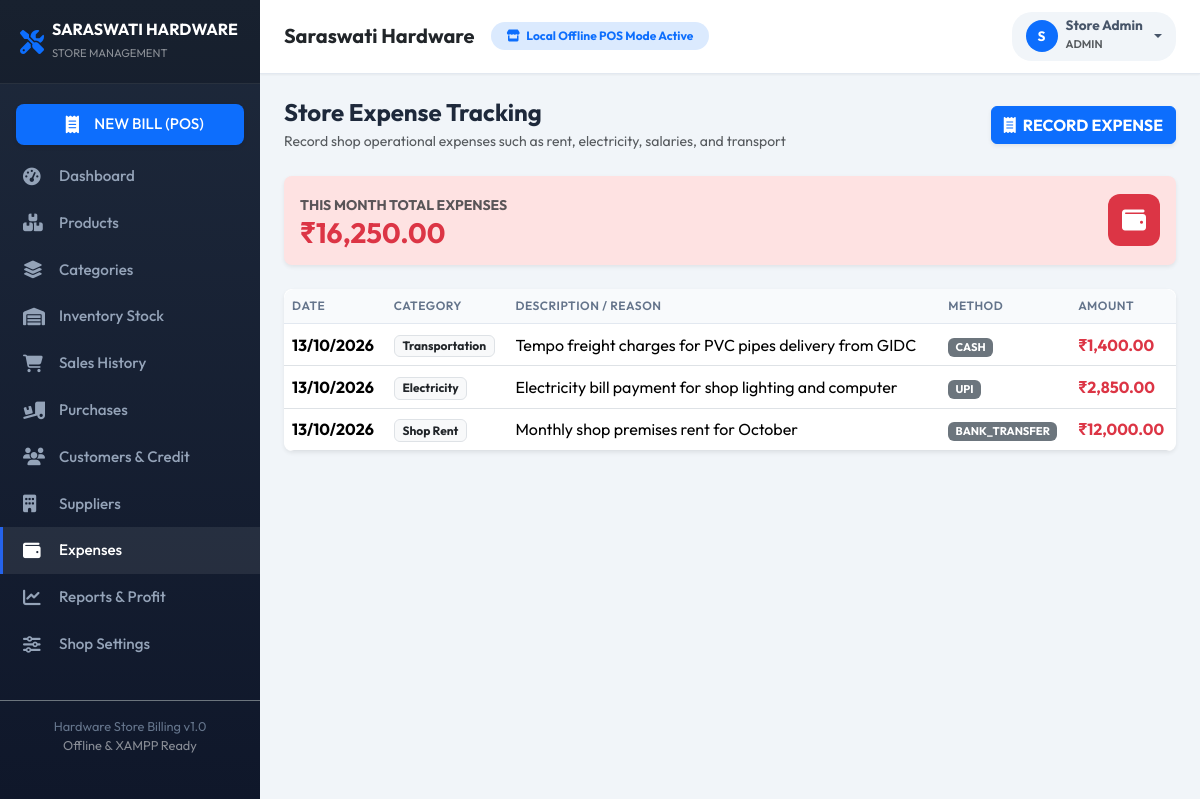
The app's page /admin/expenses.php (signed in), older data.
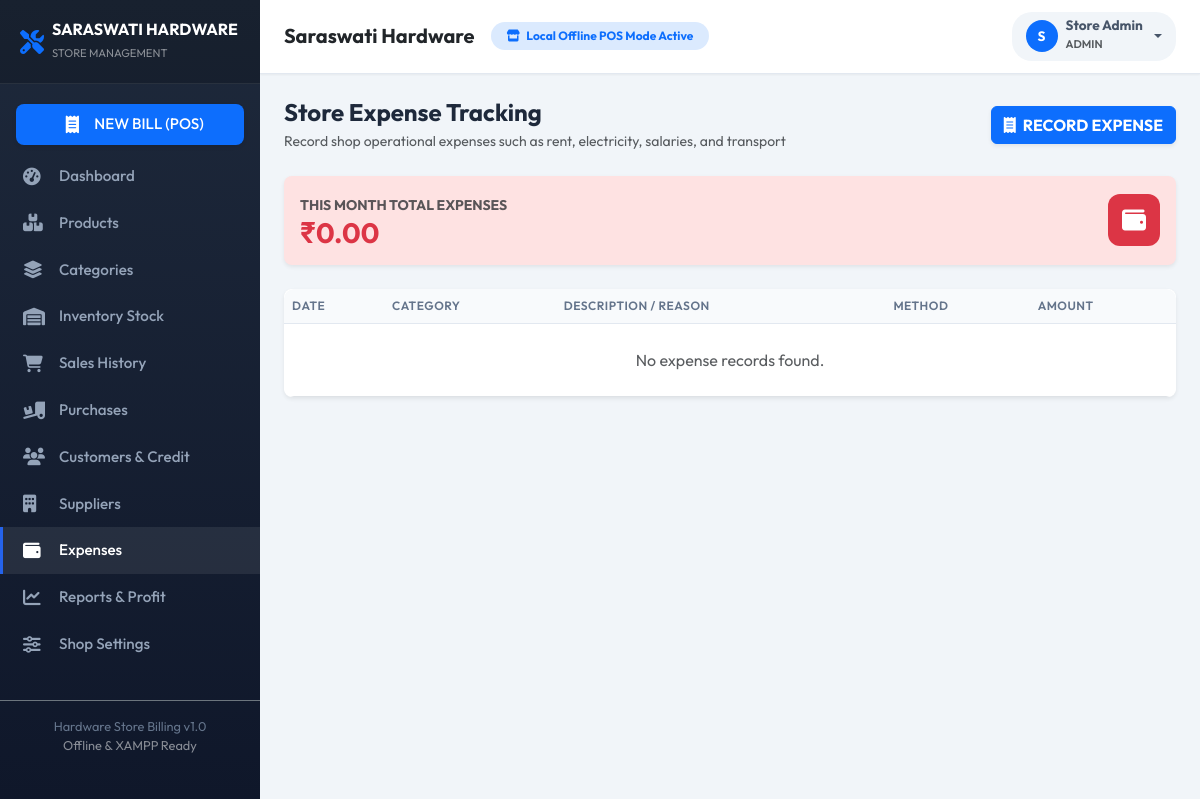
The same page, newer data.
### tables this page shows
CREATE TABLE IF NOT EXISTS `expenses` (
  `id` INT AUTO_INCREMENT PRIMARY KEY,
  `category` VARCHAR(100) NOT NULL,
  `description` TEXT NOT NULL,
  `amount` DECIMAL(10,2) NOT NULL,
  `expense_date` DATE NOT NULL,
  `payment_method` ENUM('cash', 'upi', 'card', 'bank_transfer') NOT NULL DEFAULT 'cash',
  `notes` TEXT DEFAULT NULL,
  `created_at` DATETIME DEFAULT CURRENT_TIMESTAMP
);

### config/database.php (called while the page is built, shortened)
<?php
function sanitize($data) {
    return htmlspecialchars(trim($data), ENT_QUOTES, 'UTF-8');
}

### admin/expenses.php (the view, shortened to what this page needs)
<?php
require_once __DIR__ . '/../includes/header.php';
require_once __DIR__ . '/../includes/sidebar.php';
$db = get_db();
$expenses = $db->query("SELECT * FROM expenses ORDER BY expense_date DESC, id DESC")->fetchAll();
$todayMonth = date('Y-m');
$stmtExpMonth = $db->prepare("SELECT COALESCE(SUM(amount), 0) FROM expenses WHERE expense_date LIKE ?");
$stmtExpMonth->execute([$todayMonth . '%']);
$totalExpenseMonth = $stmtExpMonth->fetchColumn();
?>
<div id="content">
    <?php require_once __DIR__ . '/../includes/navbar.php'; ?>
    <div class="container-fluid p-4">
        <div class="d-flex align-items-center justify-content-between mb-4">
            <div>
                <h4 class="fw-bold mb-1">Store Expense Tracking</h4>
                <p class="text-muted small mb-0">Record shop operational expenses such as rent, electricity, salaries, and transport</p>
            </div>
            <button class="btn btn-primary fw-bold shadow-sm" data-bs-toggle="modal" data-bs-target="#expenseModal">
                <i class="fa-solid fa-receipt me-1"></i> RECORD EXPENSE
            </button>
        </div>
        <div class="card border-0 shadow-sm rounded-3 p-3 mb-4 bg-danger-soft">
            <div class="d-flex align-items-center justify-content-between">
                <div>
                    <span class="small text-muted fw-bold text-uppercase">This Month Total Expenses</span>
                    <h3 class="fw-bold text-danger mb-0">₹<?php echo number_format($totalExpenseMonth, 2); ?></h3>
                </div>
                <div class="stat-icon bg-danger text-white">
                    <i class="fa-solid fa-wallet"></i>
                </div>
            </div>
        </div>
        <div class="card border-0 shadow-sm rounded-3 overflow-hidden">
            <div class="table-responsive">
                <table class="table table-hover align-middle mb-0 custom-table">
                    <thead>
                        <tr>
                            <th>Date</th>
                            <th>Category</th>
                            <th>Description / Reason</th>
                            <th>Method</th>
                            <th>Amount</th>
                        </tr>
                    </thead>
                    <tbody>
                        <?php if (empty($expenses)): ?>
                            <tr><td colspan="5" class="text-center py-4 text-muted">No expense records found.</td></tr>
                        <?php else: ?>
                            <?php foreach ($expenses as $ex): ?>
                                <tr>
                                    <td class="fw-bold"><?php echo date('d/m/Y', strtotime($ex['expense_date'])); ?></td>
                                    <td><span class="badge bg-light text-dark border"><?php echo sanitize($ex['category']); ?></span></td>
                                    <td><?php echo sanitize($ex['description']); ?></td>
                                    <td><span class="badge bg-secondary text-uppercase" style="font-size:0.7rem;"><?php echo sanitize($ex['payment_method']); ?></span></td>
                                    <td class="fw-bold text-danger">₹<?php echo number_format($ex['amount'], 2); ?></td>
                                </tr>
                            <?php endforeach; ?>
                        <?php endif; ?>
                    </tbody>
                </table>
            </div>
        </div>
    </div>
</div>
<?php require_once __DIR__ . '/../includes/footer.php'; ?>

Row changes from the older to the newer data that the page shows:
removed expenses: expense_date "13/10/2026", category "Transportation", description "Tempo freight charges for PVC pipes delivery from GIDC", payment_method "CASH", amount "1,400.00"
removed expenses: expense_date "13/10/2026", category "Electricity", description "Electricity bill payment for shop lighting and computer", payment_method "UPI", amount "2,850.00"
removed expenses: expense_date "13/10/2026", category "Shop Rent", description "Monthly shop premises rent for October", payment_method "BANK_TRANSFER", amount "12,000.00"
Text that changed along with them:
$totalExpenseMonth: "16,250.00" → "0.00"
text now shown: "No expense records found."
